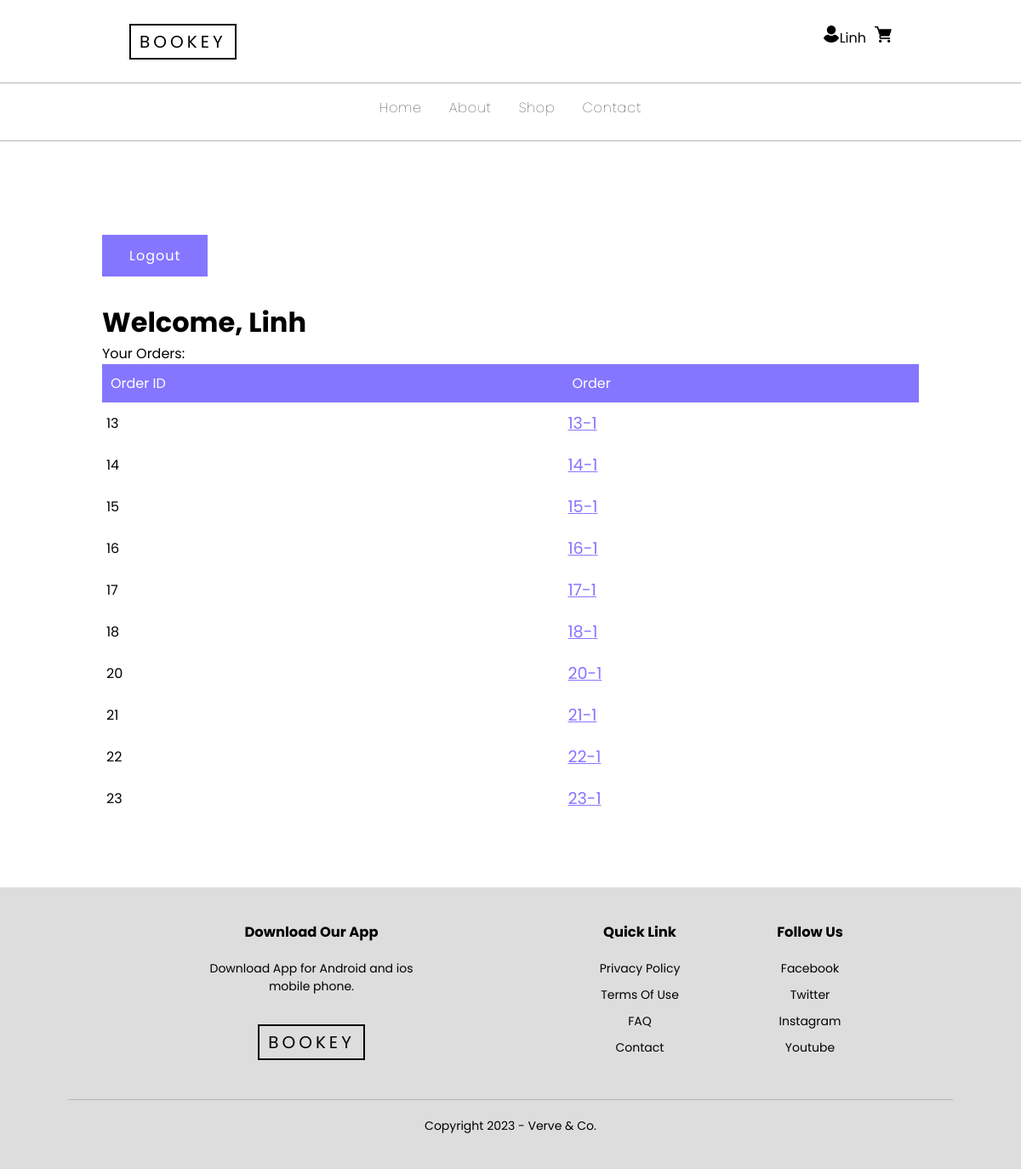
The page /account/ (signed in) on the database its author committed.
### tables this page shows
CREATE TABLE "order" (
	"id"	INTEGER,
	"user_id"	INTEGER,
	"user_email"	varchar(200),
	"status"	INTEGER,
	PRIMARY KEY("id" AUTOINCREMENT)
);

### website/views.py (the view)
@views.route('/account/',methods = ['GET'])
def account():
    user_orders = []
    current_username = ""
    if 'current_user' in session:
        current_username = session['current_user']['name']
    else:
        current_username = ""
    user_id = session.get('current_user',{}).get('id')
    if user_id:
        conn = sqlite3.connect(sqldbname)
        cur = conn.cursor()
        cur.execute('Select * from "order" where user_id = ?',(user_id,))
        user_orders = cur.fetchall()
        conn.close()
        return render_template('account.html',orders = user_orders, user_name = current_username)
    flash("User not logged in")
    return redirect(url_for("auth.login"))

### website/views.py (called while the page is built)
@views.context_processor
def my_utility_processor():
    def convert_currency_to_int(currency_str):
        currency_str = str(currency_str).replace("$", "").replace(".", "")
        return int(currency_str)
    def convert_int_to_currency(number):
        number_str = str(number)
        currency_str = ""
        count = 0
        for digit in reversed(number_str):
            if count != 0 and count % 2 == 0:
                currency_str = "." + currency_str
            currency_str = digit + currency_str
            count += 1
        currency_str = "$" + currency_str
        return currency_str
    return dict(convert_currency_to_int=convert_currency_to_int, convert_int_to_currency=convert_int_to_currency)

### website/templates/account.html (shortened to what this page needs)
{%extends "base.html" %} {% block title%}Bookey {%endblock%} {% block
    content%}
    <div class="cart-container cart-page" style="min-height: 60vh;">
      <a class="btn2" style="text-decoration: none;" href="/logout">Logout</a>
      <h1>Welcome, {{user_name}}</h1>
      <div>Your Orders:</div>
      <table class="cart">
        <tr>
          <th>Order ID</th>
          <th>Order</th>
        </tr>
        {%if orders == []%}
          <tr>You haven’t ordered anything</tr>
        {%else%} {% for order in orders %}
        <tr>
          <td>{{order[0]}}</td>
          <td>
            <a style="font-size: 1.2rem" href="/order/{{order[0]}}"
              >{{order[0]}}-{{order[3]}}</a
            >
          </td>
        </tr>
        {% endfor %} {%endif%}
      </table>
    </div>
    {%endblock%}

### website/static/css/style.css (style rules this page uses)
* { margin: 0; padding: 0; box-sizing: border-box; }
body { font-family: "Poppins", sans-serif; }
:root { --purple:#8576FF; --black: #000; --white:#fff; --deeppurple:#6420AA; --lightpurple:#FFB5DA; --red:#E72929; --gold:#FFC94A; }
.btn2 { display: inline-block; background-color: var(--purple); color: #fff; size: 24px; padding: 12px 32px; letter-spacing: 1px; margin: 30px 0; transition: background 0.5s; }
.cart-container { width: 100%; padding: 0 10%; }
.cart-page { margin: 80px auto; }
table { width: 100%; border-collapse: collapse; }
th { text-align: left; padding: 10px; color: #fff; background: var(--purple); font-weight: normal; }
td { padding: 10px 5px; }
td a { color: var(--purple); font-size: 12px; }

### rows shown on the page
order: id "13", status "1"
order: id "14", status "1"
order: id "15", status "1"
order: id "16", status "1"
order: id "17", status "1"
order: id "18", status "1"
order: id "20", status "1"
order: id "21", status "1"
order: id "22", status "1"
order: id "23", status "1"

### other values the page prints
{{ user_name }} "Linh"
